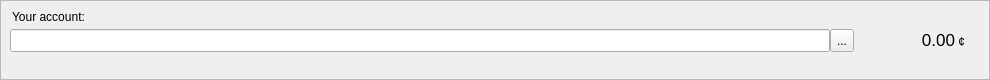
<?xml version="1.0" encoding="UTF-8"?>
<ui version="4.0">
 <class>ReceiveFrame</class>
 <widget class="QFrame" name="ReceiveFrame">
  <property name="geometry">
   <rect>
    <x>0</x>
    <y>0</y>
    <width>990</width>
    <height>80</height>
   </rect>
  </property>
  <property name="windowTitle">
   <string>Frame</string>
  </property>
  <property name="frameShape">
   <enum>QFrame::StyledPanel</enum>
  </property>
  <property name="frameShadow">
   <enum>QFrame::Raised</enum>
  </property>
  <layout class="QHBoxLayout" name="horizontalLayout_3">
   <property name="spacing">
    <number>0</number>
   </property>
   <property name="leftMargin">
    <number>0</number>
   </property>
   <property name="topMargin">
    <number>0</number>
   </property>
   <property name="rightMargin">
    <number>0</number>
   </property>
   <property name="bottomMargin">
    <number>0</number>
   </property>
   <item>
    <layout class="QVBoxLayout" name="verticalLayout_3">
     <property name="spacing">
      <number>3</number>
     </property>
     <property name="leftMargin">
      <number>9</number>
     </property>
     <property name="rightMargin">
      <number>9</number>
     </property>
     <item>
      <widget class="QLabel" name="label">
       <property name="text">
        <string>Your account:</string>
       </property>
       <property name="alignment">
        <set>Qt::AlignBottom|Qt::AlignLeading|Qt::AlignLeft</set>
       </property>
       <property name="margin">
        <number>0</number>
       </property>
       <property name="indent">
        <number>2</number>
       </property>
      </widget>
     </item>
     <item>
      <layout class="QHBoxLayout" name="horizontalLayout">
       <property name="spacing">
        <number>0</number>
       </property>
       <property name="bottomMargin">
        <number>0</number>
       </property>
       <item>
        <widget class="QLineEdit" name="m_addressEdit">
         <property name="sizePolicy">
          <sizepolicy hsizetype="Expanding" vsizetype="Fixed">
           <horstretch>0</horstretch>
           <verstretch>0</verstretch>
          </sizepolicy>
         </property>
         <property name="minimumSize">
          <size>
           <width>0</width>
           <height>23</height>
          </size>
         </property>
         <property name="maximumSize">
          <size>
           <width>820</width>
           <height>23</height>
          </size>
         </property>
         <property name="font">
          <font>
           <family>MS Shell Dlg 2</family>
           <pointsize>9</pointsize>
           <weight>75</weight>
           <bold>true</bold>
          </font>
         </property>
         <property name="focusPolicy">
          <enum>Qt::NoFocus</enum>
         </property>
         <property name="toolTip">
          <string>Your receiving address</string>
         </property>
         <property name="whatsThis">
          <string>This is your account address</string>
         </property>
         <property name="styleSheet">
          <string notr="true"/>
         </property>
         <property name="readOnly">
          <bool>true</bool>
         </property>
        </widget>
       </item>
       <item>
        <widget class="QToolButton" name="m_copyButton">
         <property name="minimumSize">
          <size>
           <width>0</width>
           <height>23</height>
          </size>
         </property>
         <property name="toolTip">
          <string>Copy address</string>
         </property>
         <property name="statusTip">
          <string>Copy address</string>
         </property>
         <property name="whatsThis">
          <string/>
         </property>
         <property name="text">
          <string>...</string>
         </property>
         <property name="icon">
          <iconset resource="../../resources.qrc">
           <normaloff>:/icons/copy</normaloff>:/icons/copy</iconset>
         </property>
        </widget>
       </item>
       <item>
        <widget class="QLabel" name="totalBalance">
         <property name="font">
          <font>
           <pointsize>13</pointsize>
          </font>
         </property>
         <property name="toolTip">
          <string>Total balance</string>
         </property>
         <property name="statusTip">
          <string>Total balance</string>
         </property>
         <property name="text">
          <string>0.00</string>
         </property>
         <property name="alignment">
          <set>Qt::AlignRight|Qt::AlignTrailing|Qt::AlignVCenter</set>
         </property>
         <property name="margin">
          <number>0</number>
         </property>
         <property name="textInteractionFlags">
          <set>Qt::TextSelectableByMouse</set>
         </property>
        </widget>
       </item>
       <item>
        <widget class="QLabel" name="label_2">
         <property name="sizePolicy">
          <sizepolicy hsizetype="Preferred" vsizetype="Fixed">
           <horstretch>0</horstretch>
           <verstretch>0</verstretch>
          </sizepolicy>
         </property>
         <property name="minimumSize">
          <size>
           <width>25</width>
           <height>18</height>
          </size>
         </property>
         <property name="maximumSize">
          <size>
           <width>25</width>
           <height>18</height>
          </size>
         </property>
         <property name="baseSize">
          <size>
           <width>25</width>
           <height>18</height>
          </size>
         </property>
         <property name="text">
          <string> ¢</string>
         </property>
         <property name="alignment">
          <set>Qt::AlignBottom|Qt::AlignLeading|Qt::AlignLeft</set>
         </property>
         <property name="margin">
          <number>0</number>
         </property>
        </widget>
       </item>
      </layout>
     </item>
     <item>
      <widget class="QLabel" name="addressStatusLabel">
       <property name="text">
        <string/>
       </property>
       <property name="alignment">
        <set>Qt::AlignLeading|Qt::AlignLeft|Qt::AlignTop</set>
       </property>
       <property name="margin">
        <number>0</number>
       </property>
       <property name="indent">
        <number>2</number>
       </property>
      </widget>
     </item>
    </layout>
   </item>
  </layout>
 </widget>
 <resources>
  <include location="../../resources.qrc"/>
 </resources>
 <connections>
  <connection>
   <sender>m_copyButton</sender>
   <signal>clicked()</signal>
   <receiver>ReceiveFrame</receiver>
   <slot>copyAddress()</slot>
   <hints>
    <hint type="sourcelabel">
     <x>818</x>
     <y>26</y>
    </hint>
    <hint type="destinationlabel">
     <x>422</x>
     <y>295</y>
    </hint>
   </hints>
  </connection>
 </connections>
 <slots>
  <slot>copyAddress()</slot>
 </slots>
</ui>
